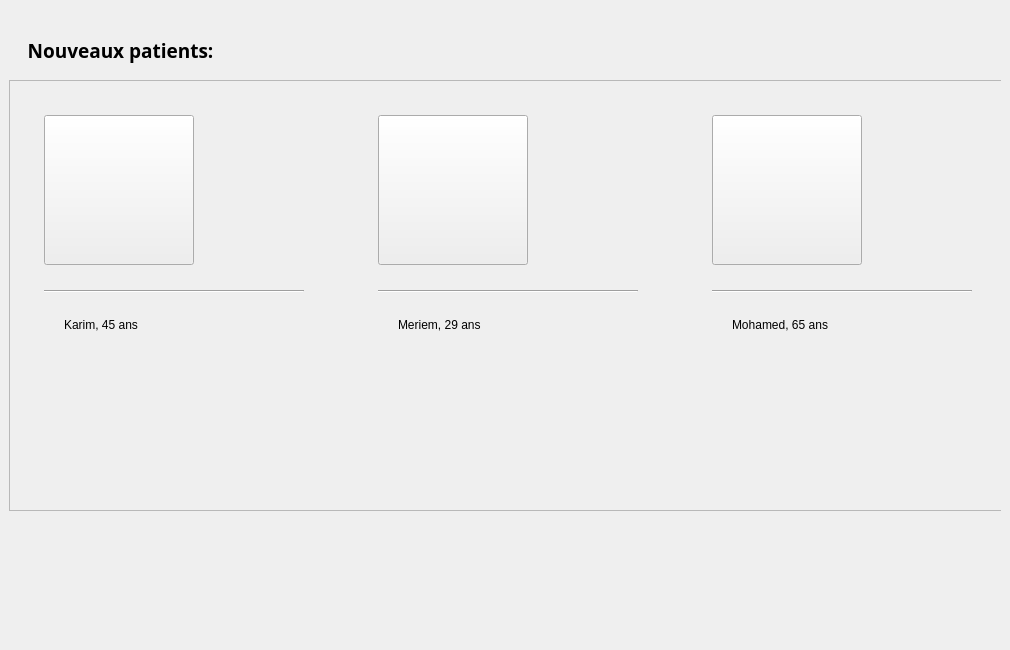
         <widget class="QWidget" name="homeTab">
          <property name="sizePolicy">
           <sizepolicy hsizetype="Expanding" vsizetype="Expanding">
            <horstretch>0</horstretch>
            <verstretch>0</verstretch>
           </sizepolicy>
          </property>
          <attribute name="title">
           <string>Acceuil</string>
          </attribute>
          <widget class="QWidget" name="mainFrame" native="true">
           <property name="geometry">
            <rect>
             <x>0</x>
             <y>0</y>
             <width>1001</width>
             <height>641</height>
            </rect>
           </property>
           <property name="sizePolicy">
            <sizepolicy hsizetype="Preferred" vsizetype="Expanding">
             <horstretch>0</horstretch>
             <verstretch>0</verstretch>
            </sizepolicy>
           </property>
           <widget class="QFrame" name="cardsFrame">
            <property name="geometry">
             <rect>
              <x>9</x>
              <y>80</y>
              <width>1000</width>
              <height>431</height>
             </rect>
            </property>
            <property name="minimumSize">
             <size>
              <width>1000</width>
              <height>0</height>
             </size>
            </property>
            <property name="maximumSize">
             <size>
              <width>1000</width>
              <height>16777215</height>
             </size>
            </property>
            <property name="frameShape">
             <enum>QFrame::StyledPanel</enum>
            </property>
            <property name="frameShadow">
             <enum>QFrame::Raised</enum>
            </property>
            <layout class="QHBoxLayout" name="horizontalLayout_7">
             <property name="spacing">
              <number>20</number>
             </property>
             <property name="leftMargin">
              <number>0</number>
             </property>
             <property name="topMargin">
              <number>0</number>
             </property>
             <property name="rightMargin">
              <number>0</number>
             </property>
             <property name="bottomMargin">
              <number>0</number>
             </property>
             <item>
              <widget class="QWidget" name="card3" native="true">
               <property name="minimumSize">
                <size>
                 <width>300</width>
                 <height>400</height>
                </size>
               </property>
               <property name="maximumSize">
                <size>
                 <width>300</width>
                 <height>400</height>
                </size>
               </property>
               <property name="cursor">
                <cursorShape>ArrowCursor</cursorShape>
               </property>
               <widget class="QLabel" name="label_9">
                <property name="geometry">
                 <rect>
                  <x>180</x>
                  <y>50</y>
                  <width>100</width>
                  <height>100</height>
                 </rect>
                </property>
                <property name="minimumSize">
                 <size>
                  <width>100</width>
                  <height>100</height>
                 </size>
                </property>
                <property name="maximumSize">
                 <size>
                  <width>100</width>
                  <height>100</height>
                 </size>
                </property>
                <property name="text">
                 <string/>
                </property>
                <property name="pixmap">
                 <pixmap>:/icons/assets/icons/others/preferences.png</pixmap>
                </property>
                <property name="scaledContents">
                 <bool>true</bool>
                </property>
               </widget>
               <widget class="Line" name="line">
                <property name="geometry">
                 <rect>
                  <x>20</x>
                  <y>195</y>
                  <width>260</width>
                  <height>2</height>
                 </rect>
                </property>
                <property name="minimumSize">
                 <size>
                  <width>260</width>
                  <height>2</height>
                 </size>
                </property>
                <property name="maximumSize">
                 <size>
                  <width>260</width>
                  <height>2</height>
                 </size>
                </property>
                <property name="orientation">
                 <enum>Qt::Horizontal</enum>
                </property>
               </widget>
               <widget class="QLabel" name="label_12">
                <property name="geometry">
                 <rect>
                  <x>40</x>
                  <y>220</y>
                  <width>220</width>
                  <height>19</height>
                 </rect>
                </property>
                <property name="minimumSize">
                 <size>
                  <width>220</width>
                  <height>0</height>
                 </size>
                </property>
                <property name="maximumSize">
                 <size>
                  <width>220</width>
                  <height>16777215</height>
                 </size>
                </property>
                <property name="text">
                 <string>Karim, 45 ans</string>
                </property>
               </widget>
               <widget class="QPushButton" name="card3Img">
                <property name="geometry">
                 <rect>
                  <x>20</x>
                  <y>20</y>
                  <width>150</width>
                  <height>150</height>
                 </rect>
                </property>
                <property name="sizePolicy">
                 <sizepolicy hsizetype="Preferred" vsizetype="Preferred">
                  <horstretch>0</horstretch>
                  <verstretch>0</verstretch>
                 </sizepolicy>
                </property>
                <property name="minimumSize">
                 <size>
                  <width>150</width>
                  <height>150</height>
                 </size>
                </property>
                <property name="text">
                 <string/>
                </property>
                <property name="icon">
                 <iconset>
                  <normaloff>:/users/assets/images/users/man (1).png</normaloff>:/users/assets/images/users/man (1).png</iconset>
                </property>
                <property name="iconSize">
                 <size>
                  <width>150</width>
                  <height>150</height>
                 </size>
                </property>
               </widget>
              </widget>
             </item>
             <item>
              <widget class="QWidget" name="card2" native="true">
               <property name="minimumSize">
                <size>
                 <width>300</width>
                 <height>400</height>
                </size>
               </property>
               <property name="maximumSize">
                <size>
                 <width>300</width>
                 <height>400</height>
                </size>
               </property>
               <property name="cursor">
                <cursorShape>ArrowCursor</cursorShape>
               </property>
               <widget class="QLabel" name="label_10">
                <property name="geometry">
                 <rect>
                  <x>180</x>
                  <y>50</y>
                  <width>100</width>
                  <height>100</height>
                 </rect>
                </property>
                <property name="sizePolicy">
                 <sizepolicy hsizetype="Preferred" vsizetype="Preferred">
                  <horstretch>0</horstretch>
                  <verstretch>0</verstretch>
                 </sizepolicy>
                </property>
                <property name="minimumSize">
                 <size>
                  <width>100</width>
                  <height>100</height>
                 </size>
                </property>
                <property name="maximumSize">
                 <size>
                  <width>100</width>
                  <height>100</height>
                 </size>
                </property>
                <property name="text">
                 <string/>
                </property>
                <property name="pixmap">
                 <pixmap>:/icons/assets/icons/others/sign_warning_harmful.png</pixmap>
                </property>
                <property name="scaledContents">
                 <bool>true</bool>
                </property>
               </widget>
               <widget class="Line" name="line_2">
                <property name="geometry">
                 <rect>
                  <x>20</x>
                  <y>195</y>
                  <width>260</width>
                  <height>2</height>
                 </rect>
                </property>
                <property name="minimumSize">
                 <size>
                  <width>260</width>
                  <height>2</height>
                 </size>
                </property>
                <property name="maximumSize">
                 <size>
                  <width>260</width>
                  <height>2</height>
                 </size>
                </property>
                <property name="orientation">
                 <enum>Qt::Horizontal</enum>
                </property>
               </widget>
               <widget class="QLabel" name="label_13">
                <property name="geometry">
                 <rect>
                  <x>40</x>
                  <y>220</y>
                  <width>220</width>
                  <height>19</height>
                 </rect>
                </property>
                <property name="minimumSize">
                 <size>
                  <width>220</width>
                  <height>0</height>
                 </size>
                </property>
                <property name="maximumSize">
                 <size>
                  <width>220</width>
                  <height>16777215</height>
                 </size>
                </property>
                <property name="text">
                 <string>Meriem, 29 ans</string>
                </property>
               </widget>
               <widget class="QPushButton" name="card2Img">
                <property name="geometry">
                 <rect>
                  <x>20</x>
                  <y>20</y>
                  <width>150</width>
                  <height>150</height>
                 </rect>
                </property>
                <property name="sizePolicy">
                 <sizepolicy hsizetype="Preferred" vsizetype="Preferred">
                  <horstretch>0</horstretch>
                  <verstretch>0</verstretch>
                 </sizepolicy>
                </property>
                <property name="minimumSize">
                 <size>
                  <width>150</width>
                  <height>150</height>
                 </size>
                </property>
                <property name="text">
                 <string/>
                </property>
                <property name="icon">
                 <iconset>
                  <normaloff>:/users/assets/images/users/woman.png</normaloff>:/users/assets/images/users/woman.png</iconset>
                </property>
                <property name="iconSize">
                 <size>
                  <width>150</width>
                  <height>150</height>
                 </size>
                </property>
               </widget>
              </widget>
             </item>
             <item>
              <widget class="QWidget" name="card1" native="true">
               <property name="minimumSize">
                <size>
                 <width>300</width>
                 <height>400</height>
                </size>
               </property>
               <property name="maximumSize">
                <size>
                 <width>300</width>
                 <height>400</height>
                </size>
               </property>
               <property name="cursor">
                <cursorShape>ArrowCursor</cursorShape>
               </property>
               <widget class="QLabel" name="label_11">
                <property name="geometry">
                 <rect>
                  <x>180</x>
                  <y>50</y>
                  <width>100</width>
                  <height>100</height>
                 </rect>
                </property>
                <property name="minimumSize">
                 <size>
                  <width>100</width>
                  <height>100</height>
                 </size>
                </property>
                <property name="maximumSize">
                 <size>
                  <width>100</width>
                  <height>100</height>
                 </size>
                </property>
                <property name="text">
                 <string/>
                </property>
                <property name="pixmap">
                 <pixmap>:/icons/assets/icons/others/preferences.png</pixmap>
                </property>
                <property name="scaledContents">
                 <bool>true</bool>
                </property>
               </widget>
               <widget class="Line" name="line_3">
                <property name="geometry">
                 <rect>
                  <x>20</x>
                  <y>195</y>
                  <width>260</width>
                  <height>2</height>
                 </rect>
                </property>
                <property name="minimumSize">
                 <size>
                  <width>260</width>
                  <height>2</height>
                 </size>
                </property>
                <property name="maximumSize">
                 <size>
                  <width>260</width>
                  <height>2</height>
                 </size>
                </property>
                <property name="orientation">
                 <enum>Qt::Horizontal</enum>
                </property>
               </widget>
               <widget class="QLabel" name="label_14">
                <property name="geometry">
                 <rect>
                  <x>40</x>
                  <y>220</y>
                  <width>220</width>
                  <height>19</height>
                 </rect>
                </property>
                <property name="minimumSize">
                 <size>
                  <width>220</width>
                  <height>0</height>
                 </size>
                </property>
                <property name="maximumSize">
                 <size>
                  <width>220</width>
                  <height>16777215</height>
                 </size>
                </property>
                <property name="text">
                 <string>Mohamed, 65 ans</string>
                </property>
               </widget>
               <widget class="QPushButton" name="card1Img">
                <property name="geometry">
                 <rect>
                  <x>20</x>
                  <y>20</y>
                  <width>150</width>
                  <height>150</height>
                 </rect>
                </property>
                <property name="sizePolicy">
                 <sizepolicy hsizetype="Preferred" vsizetype="Preferred">
                  <horstretch>0</horstretch>
                  <verstretch>0</verstretch>
                 </sizepolicy>
                </property>
                <property name="minimumSize">
                 <size>
                  <width>150</width>
                  <height>150</height>
                 </size>
                </property>
                <property name="text">
                 <string/>
                </property>
                <property name="icon">
                 <iconset>
                  <normaloff>:/users/assets/images/users/old-man.png</normaloff>:/users/assets/images/users/old-man.png</iconset>
                </property>
                <property name="iconSize">
                 <size>
                  <width>150</width>
                  <height>150</height>
                 </size>
                </property>
               </widget>
              </widget>
             </item>
            </layout>
           </widget>
           <widget class="QLabel" name="spaceLbl_2">
            <property name="geometry">
             <rect>
              <x>20</x>
              <y>20</y>
              <width>201</width>
              <height>61</height>
             </rect>
            </property>
            <property name="font">
             <font>
              <family>Noto Sans</family>
              <pointsize>14</pointsize>
              <weight>75</weight>
              <bold>true</bold>
             </font>
            </property>
            <property name="text">
             <string>Nouveaux patients:</string>
            </property>
            <property name="alignment">
             <set>Qt::AlignCenter</set>
            </property>
           </widget>
          </widget>
         </widget>
